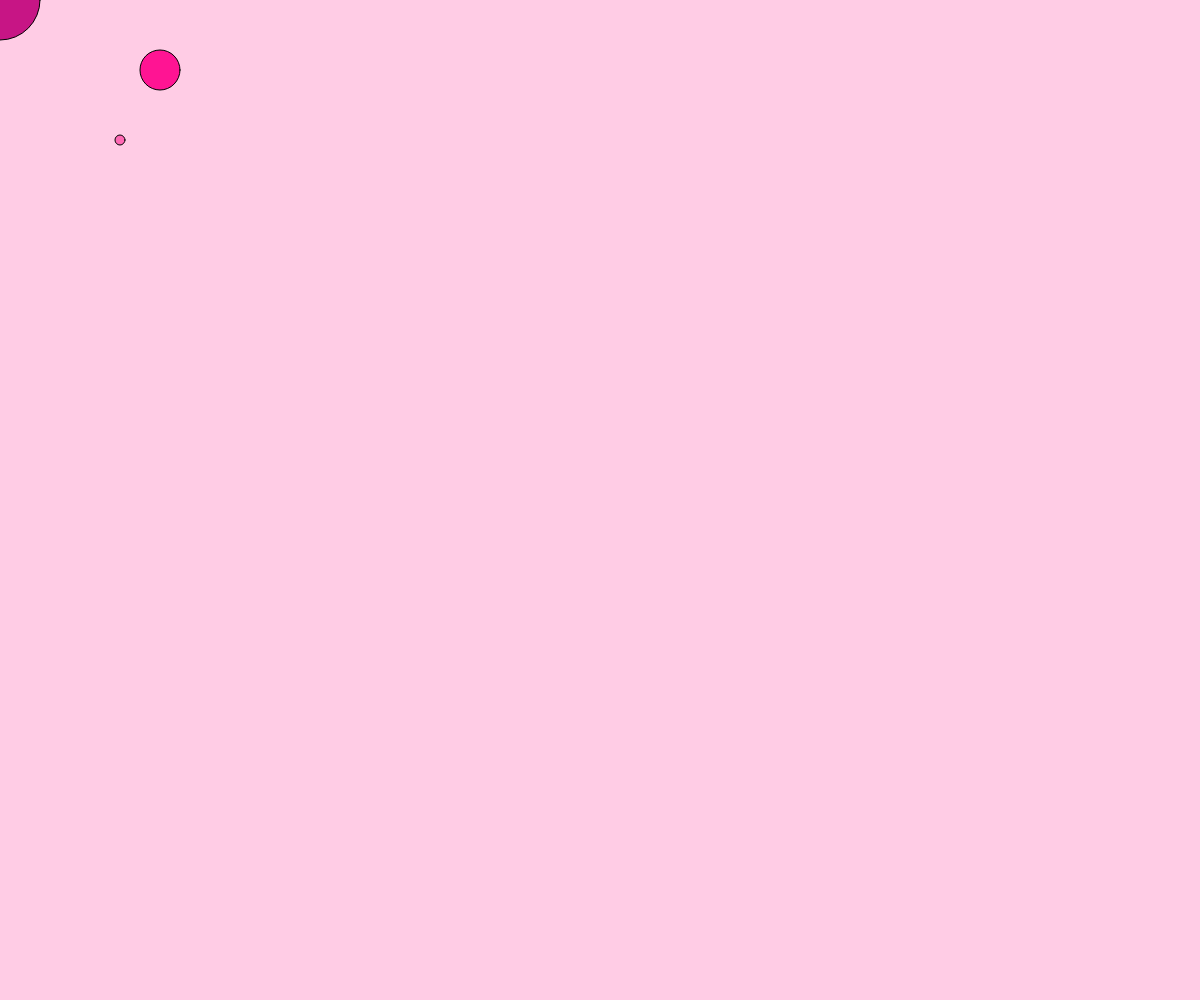
Frame 1 (no input)
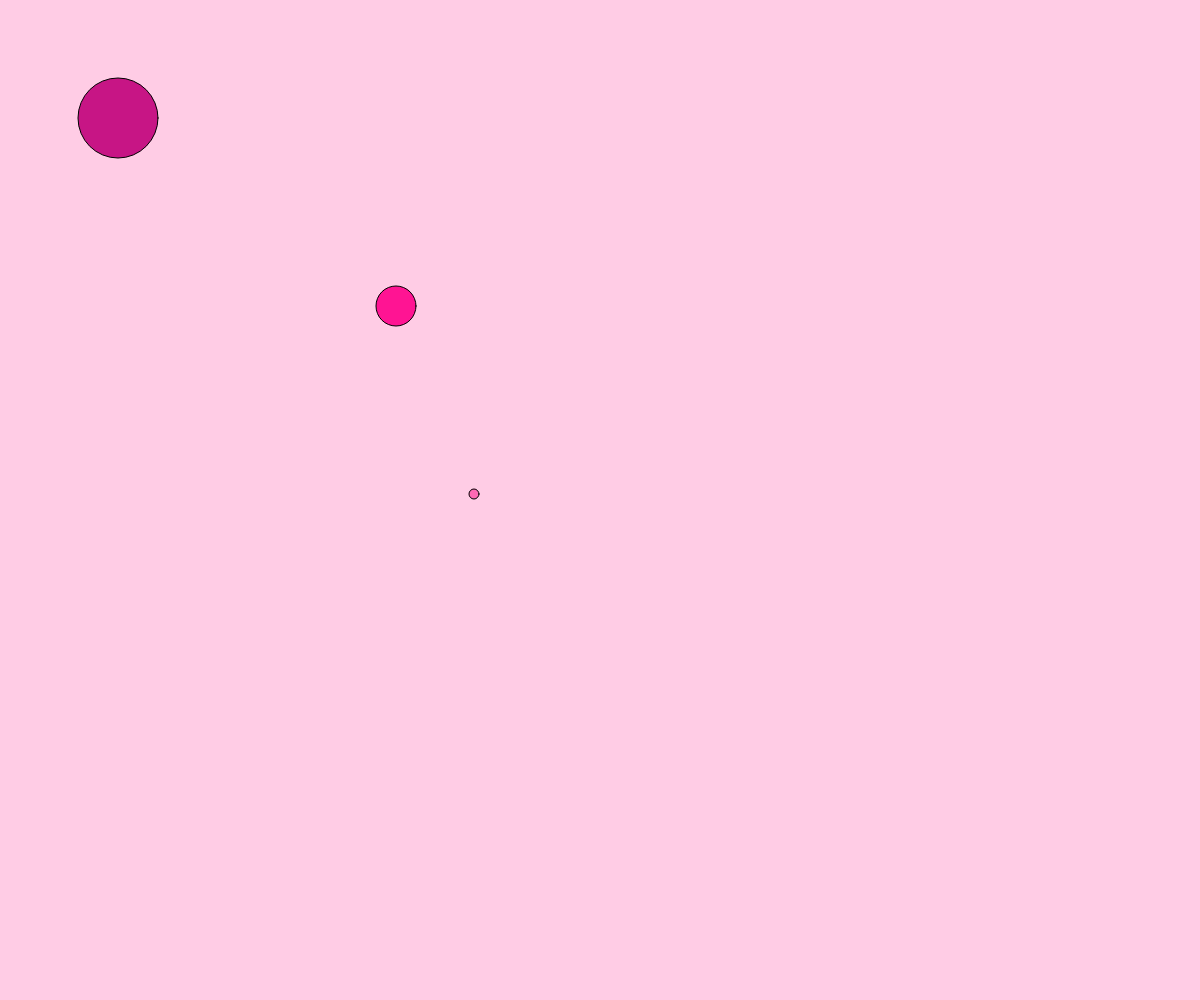
Frame 60 (no input)
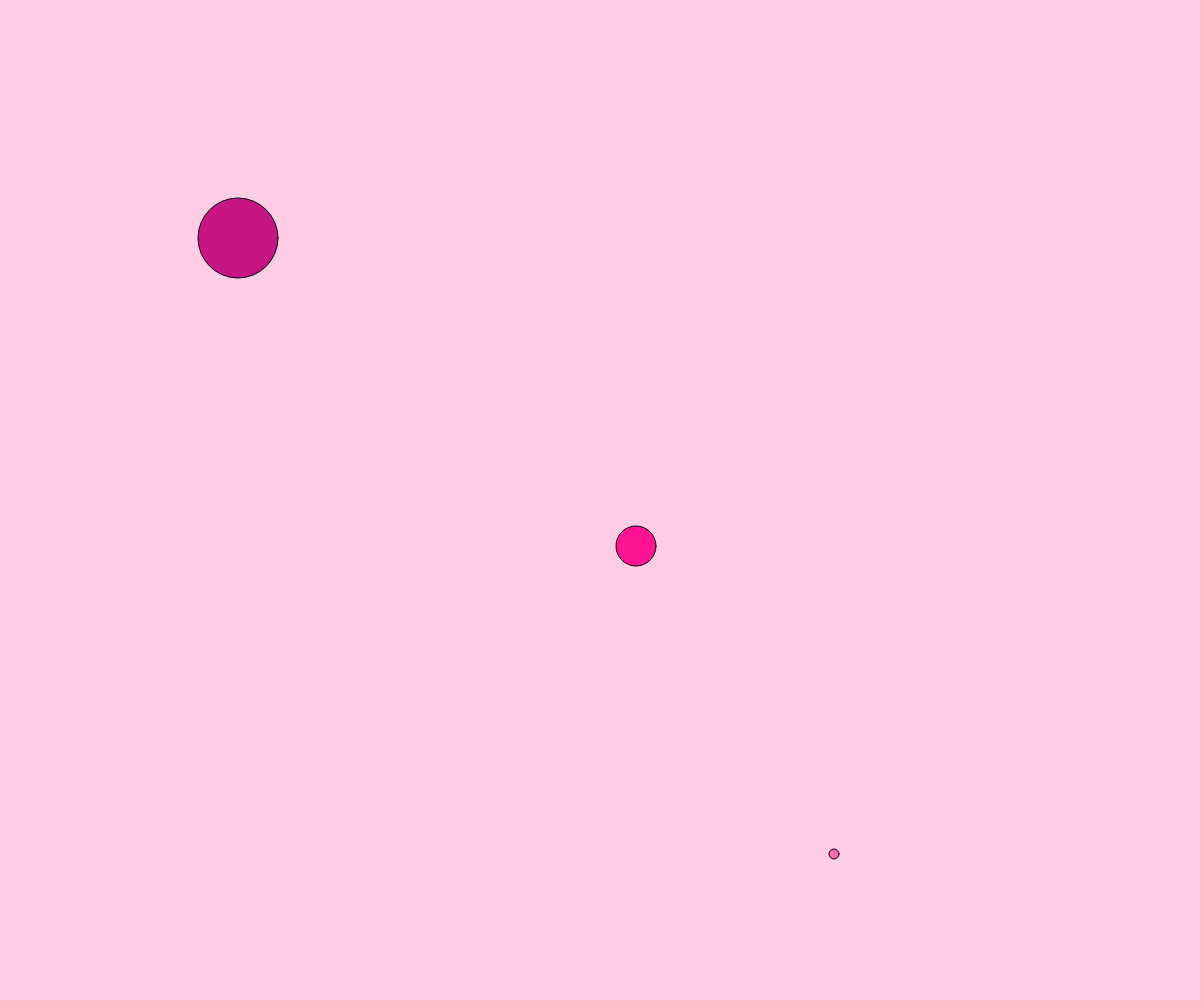
Frame 120 (the mouse pressed at the canvas centre since frame 60)

The p5.js sketch that drew these frames (run headless with seeded random() and noise() and a simulated clock; from frame 60 on, the mouse is pressed at the canvas centre):

// p5.js sketch
// ── sketch.js
var pinkCircle1 = {
    x: 0,
    y: 0,
    w: 80,
    h: 80,
    xSpeed: 2,
    ySpeed: 2,
    colour:('#C71585'),
    draw: function() {
        fill(this.colour);
        circle(this.x, this.y, this.w, this.h);
    },
    move: function() {
        this.x += this.xSpeed;
        this.y += this.ySpeed;

        if (this.x <0 || this.x > width - this.w) {
            this.xSpeed *= -1;
        }
        if(this.y > height - this.h|| this.y < 0) {
            this.ySpeed *= -1;
        }
    }
};

var pinkCircle2 = {
    x: 120,
    y: 140,
    w: 10,
    h: 10,
    xSpeed: 6,
    ySpeed: 6,
    colour: ('#FF69B4'),
    draw: function() {
        fill(this.colour);
        circle(this.x, this.y, this.w, this.h);
    },
    move: function() {
        this.x += this.xSpeed;
        this.y += this.ySpeed;

        if (this.x <0 || this.x > width - this.w) {
            this.xSpeed *= -1;
        }
        if(this.y > height - this.h|| this.y < 0) {
            this.ySpeed *= -1;
        }
    }
};

var pinkCircle3 = {
    x: 160,
    y: 70,
    w: 40,
    h: 40,
    xSpeed: 4,
    ySpeed: 4,
    colour: ('#FF1493'),
    draw: function() {
        fill(this.colour);
        circle(this.x, this.y, this.w, this.h);
    },
    move: function() {
        this.x += this.xSpeed;
        this.y += this.ySpeed;

        if (this.x <0 || this.x > width - this.w) {
            this.xSpeed *= -1;
        }
        if(this.y > height - this.h|| this.y < 0) {
            this.ySpeed *= -1;
        }
    }
};

function setup() {
    createCanvas(windowWidth, windowHeight);

}

function draw() {
    background('#FFCCE5')
    pinkCircle1.draw();
    pinkCircle1.move();
    pinkCircle2.draw();
    pinkCircle2.move();
    pinkCircle3.draw();
    pinkCircle3.move();
}
